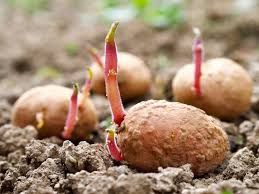
#> input picture week3/image.png, 259 x 194 px, given in place of the camera
$ python week3.py   (older library calls are emulated)
#> lines starting #> are read from the running program, lines starting #| are printed output that depends on the picture
import cv2
import datetime
from datetime import datetime

cap = cv2.VideoCapture(0)

width = int(cap.get(cv2.CAP_PROP_FRAME_WIDTH))
height = int(cap.get(cv2.CAP_PROP_FRAME_HEIGHT))
fps = int(cap.get(cv2.CAP_PROP_FPS))
print(f"{height}x{width} running at {fps}fps")

cap.set(cv2.CAP_PROP_FRAME_HEIGHT, 500)
cap.set(cv2.CAP_PROP_FRAME_WIDTH, 500)

fourcc = cv2.VideoWriter_fourcc(*"XVID")  # Video writer for recording
out = cv2.VideoWriter(
    "output.mp4",
    fourcc,
    20.0,
    (width, height),
)

while True:
    ret, frame = cap.read()  # read the frame from the webcam
#> frame is the input picture: shape (194, 259, 3); mean B, G, R 112.1, 136, 163.6

    if not ret:
        print("Error : Failed to capture frame")
        break

    frame = cv2.flip(frame, 1)  # horizantal flip
    gray_scale = cv2.cvtColor(frame, cv2.COLOR_BGR2GRAY)
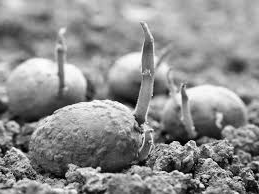
#> gray_scale: shape (194, 259); min 2, max 254, mean 141.5
    sobel_x = cv2.Sobel(gray_scale, cv2.CV_64F, 1, 0, ksize=3)
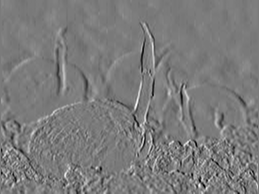
#> sobel_x: shape (194, 259) float64; min -710, max 754, mean 0.1; drawn with min black and max white
    sobel_y = cv2.Sobel(gray_scale, cv2.CV_64F, 0, 1, ksize=3)
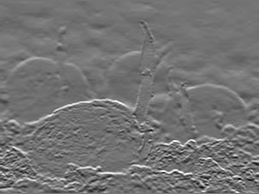
#> sobel_y: shape (194, 259) float64; min -722, max 859, mean -2.8; drawn with min black and max white
    sobel_x = cv2.convertScaleAbs(sobel_x)
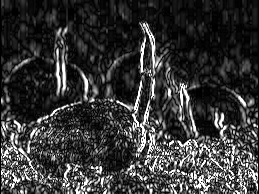
#> sobel_x: shape (194, 259); min 0, max 255, mean 54.9
    sobel_y = cv2.convertScaleAbs(sobel_y)
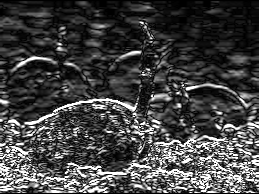
#> sobel_y: shape (194, 259); min 0, max 255, mean 67.1
    combined = cv2.addWeighted(sobel_x, 0.5, sobel_y, 0.5, 0)
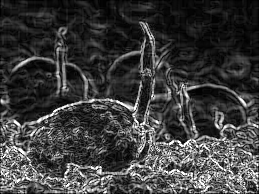
#> combined: shape (194, 259); min 0, max 255, mean 61
    cv2.putText(
        frame, f"FPS: {fps}", (10, 30), cv2.FONT_HERSHEY_SIMPLEX, 1, (0, 255, 0), 2
    )
    cv2.putText(
        frame,
        f'Time: {datetime.now().strftime("%Y-%m-%d %H:%M:%S")}',
        (10, 60),
        cv2.FONT_HERSHEY_SIMPLEX,
        0.7,
        (255, 255, 255),
        2,
    )
    cv2.putText(
        frame,
        f"Resolution: {width}x{height}",
        (10, 90),
        cv2.FONT_HERSHEY_SIMPLEX,
        0.7,
        (255, 255, 255),
        2,
    )
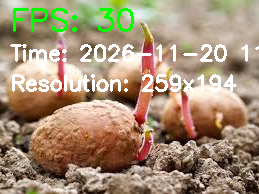
#> frame: shape (194, 259, 3); mean B, G, R 117.9, 143.9, 165.1
    cv2.namedWindow("my webcam", cv2.WINDOW_NORMAL)
    cv2.imshow("my webcam", combined)
    out.write(combined)  # saving the output
    if cv2.waitKey(1) & 0xFF == ord("q"):
#> (key q is pressed here)
        break

cap.release()
out.release()
cv2.destroyAllWindows()
